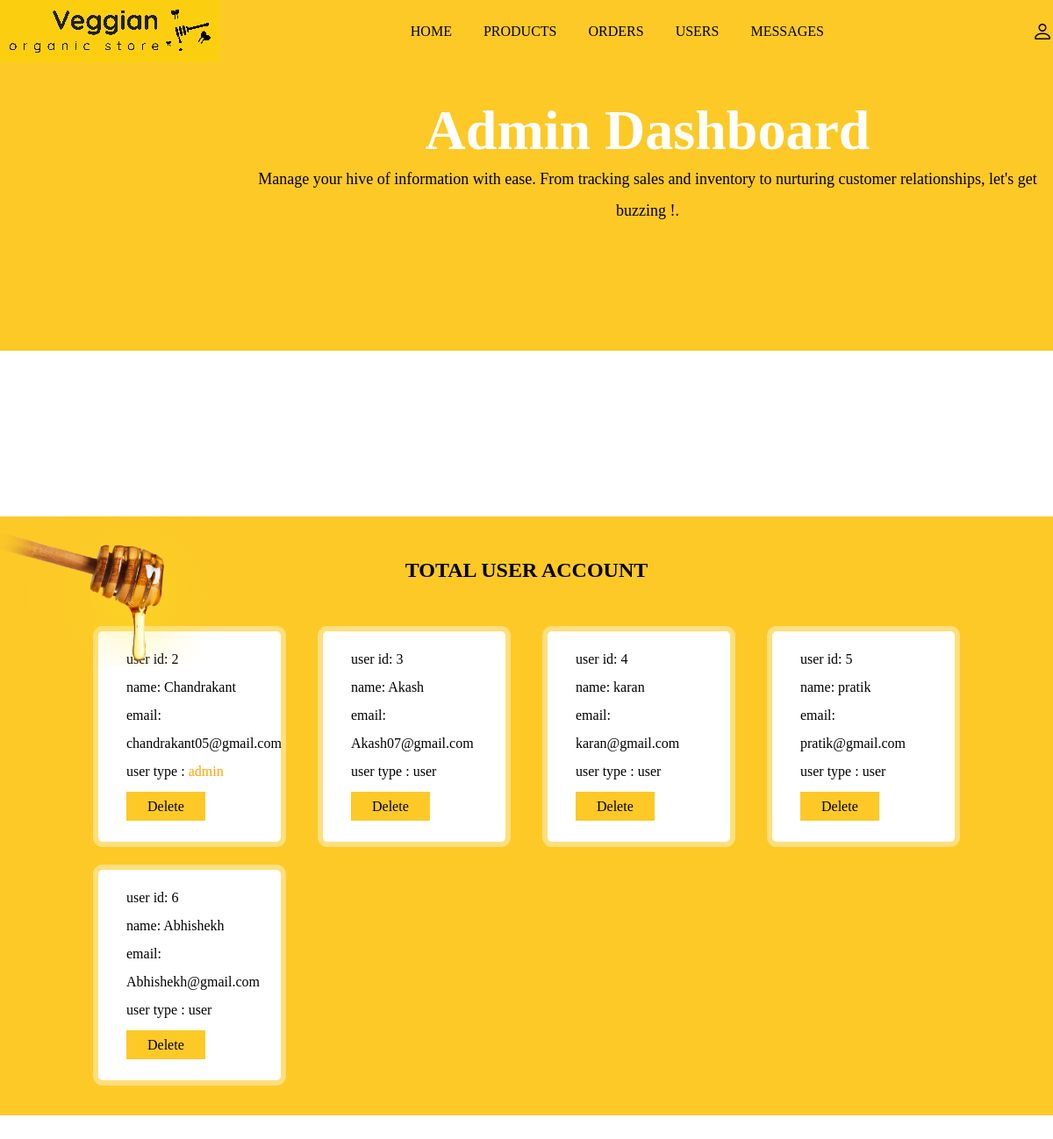
/admin_user.php (signed in), run on the app's committed database.
### tables this page shows
CREATE TABLE `users` (
  `id` int(255) NOT NULL,
  `name` varchar(255) NOT NULL,
  `email` varchar(255) NOT NULL,
  `password` varchar(255) NOT NULL,
  `user_type` varchar(255) NOT NULL DEFAULT 'user'
);

### admin_user.php (the view, shortened to what this page needs)
<?php
    include 'connection.php';
?>
<!DOCTYPE html>
<html lang="en">
<head>
    <link rel="stylesheet" href="https://cdn.jsdelivr.net/npm/bootstrap-icons@1.11.1/font/bootstrap-icons.css">
    <link rel="stylesheet" type="text/css" href="style.css">
</head>
<body>
    <?php include 'admin_header.php';?>
    <section class="message-container">
        <h1 class="title">total user account</h1>
        <div class="box-container">
            <?php
                $select_users = mysqli_query($conn, "SELECT * FROM `users`") or die('query failed');
                if (mysqli_num_rows($select_users)>0) {
                    while($fetch_users = mysqli_fetch_assoc($select_users)){
            ?>
            <div class="box">
                <p>user id: <span><?php echo $fetch_users['id'];?></span></p>
                <p>name: <span><?php echo $fetch_users['name'];?></span></p>
                <p>email: <span><?php echo $fetch_users['email'];?></span></p>
                <p>user type : <span style="color: <?php if($fetch_users['user_type']=='admin'){echo 'orange';} ?>"><?php echo $fetch_users['user_type'];?></span></p>
                <a href="admin_message.php?delete=<?php echo $fetch_users['id']; ?>;" onclick="return confirm('delete this message');" class="delete">delete</a>
            </div>
            <?php
                    }
                }else {
                    echo '
                        <div class="empty">
                            <p>no product added yet!</p>
                        </div>
                    ';
                }
            ?>
        </div>
    </section>
</body>
</html>

### style.css (style rules this page uses)
* { margin:0; padding:0; box-sizing:border-box; }
:root { --box-shadow: 0px 0px 0px 6px rgb(255 255 255/40%); --orange: #fcc927; }
a { text-decoration: none; }
.title { text-align: center; margin-bottom: 1rem; }
.form-container::before, .show_products::before, .message-container::before, .order-container::before { content: ''; position: absolute; background: url(img/img2.png); top: -1%; left: -10px; width: 250px; height: 550px; background-size: 250px; background-repeat: no-repeat; z-index: 100; }
.box-container { padding: 2% 8%; display: grid; grid-template-columns: repeat(auto-fit, minmax(15rem,1fr)); column-gap: 1rem; }
.box-container .box { background: #fff; box-shadow: var(--box-shadow); padding: 2rem; text-align: center; border-radius: 5px; margin: 1rem; }
.show_products, .message-container, .order-container { position: relative; background: var(--orange); margin-top: -3.5rem; }
.box-container .box { line-height: 2; }
.edit, .delete { color: #000; background: var(--orange); padding: .5rem 1.5rem; text-transform: capitalize; line-height: 3; }
.message-container .title, .order-container .title { text-transform: uppercase; padding-top: 3rem }
.box-container .box { text-align: left; padding: 1rem 2rem; }

### data on the page
users: id "2", name "Chandrakant", email "chandrakant05@gmail.com", user_type "admin"
users: id "3", name "Akash", email "Akash07@gmail.com", user_type "user"
users: id "4", name "karan", email "karan@gmail.com", user_type "user"
users: id "5", name "pratik", email "pratik@gmail.com", user_type "user"
users: id "6", name "Abhishekh", email "Abhishekh@gmail.com", user_type "user"
